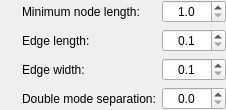
        <widget class="QWidget" name="widget_25" native="true">
         <layout class="QGridLayout" name="gridLayout_18">
          <property name="leftMargin">
           <number>0</number>
          </property>
          <property name="topMargin">
           <number>0</number>
          </property>
          <property name="rightMargin">
           <number>0</number>
          </property>
          <property name="bottomMargin">
           <number>0</number>
          </property>
          <item row="3" column="6">
           <widget class="QDoubleSpinBox" name="doubleModeNodeSeparationSpinBox">
            <property name="sizePolicy">
             <sizepolicy hsizetype="Minimum" vsizetype="Fixed">
              <horstretch>0</horstretch>
              <verstretch>0</verstretch>
             </sizepolicy>
            </property>
            <property name="alignment">
             <set>Qt::AlignCenter</set>
            </property>
            <property name="decimals">
             <number>1</number>
            </property>
            <property name="maximum">
             <double>100.000000000000000</double>
            </property>
            <property name="singleStep">
             <double>0.500000000000000</double>
            </property>
           </widget>
          </item>
          <item row="0" column="4">
           <widget class="InfoTextWidget" name="minimumNodeLengthInfoText" native="true">
            <property name="sizePolicy">
             <sizepolicy hsizetype="Fixed" vsizetype="Fixed">
              <horstretch>0</horstretch>
              <verstretch>0</verstretch>
             </sizepolicy>
            </property>
            <property name="minimumSize">
             <size>
              <width>16</width>
              <height>16</height>
             </size>
            </property>
           </widget>
          </item>
          <item row="0" column="5">
           <widget class="QLabel" name="label_25">
            <property name="sizePolicy">
             <sizepolicy hsizetype="Minimum" vsizetype="Preferred">
              <horstretch>0</horstretch>
              <verstretch>0</verstretch>
             </sizepolicy>
            </property>
            <property name="text">
             <string>Minimum node length:</string>
            </property>
           </widget>
          </item>
          <item row="0" column="6">
           <widget class="QDoubleSpinBox" name="minimumNodeLengthSpinBox">
            <property name="sizePolicy">
             <sizepolicy hsizetype="Minimum" vsizetype="Fixed">
              <horstretch>0</horstretch>
              <verstretch>0</verstretch>
             </sizepolicy>
            </property>
            <property name="alignment">
             <set>Qt::AlignCenter</set>
            </property>
            <property name="decimals">
             <number>1</number>
            </property>
            <property name="minimum">
             <double>1.000000000000000</double>
            </property>
            <property name="maximum">
             <double>1000.000000000000000</double>
            </property>
            <property name="singleStep">
             <double>1.000000000000000</double>
            </property>
           </widget>
          </item>
          <item row="1" column="6">
           <widget class="QDoubleSpinBox" name="edgeLengthSpinBox">
            <property name="sizePolicy">
             <sizepolicy hsizetype="Minimum" vsizetype="Fixed">
              <horstretch>0</horstretch>
              <verstretch>0</verstretch>
             </sizepolicy>
            </property>
            <property name="alignment">
             <set>Qt::AlignCenter</set>
            </property>
            <property name="decimals">
             <number>1</number>
            </property>
            <property name="minimum">
             <double>0.100000000000000</double>
            </property>
            <property name="maximum">
             <double>100.000000000000000</double>
            </property>
            <property name="singleStep">
             <double>1.000000000000000</double>
            </property>
           </widget>
          </item>
          <item row="3" column="5">
           <widget class="QLabel" name="label_33">
            <property name="sizePolicy">
             <sizepolicy hsizetype="Minimum" vsizetype="Preferred">
              <horstretch>0</horstretch>
              <verstretch>0</verstretch>
             </sizepolicy>
            </property>
            <property name="text">
             <string>Double mode separation:</string>
            </property>
           </widget>
          </item>
          <item row="0" column="7">
           <spacer name="horizontalSpacer_29">
            <property name="orientation">
             <enum>Qt::Horizontal</enum>
            </property>
            <property name="sizeType">
             <enum>QSizePolicy::Expanding</enum>
            </property>
            <property name="sizeHint" stdset="0">
             <size>
              <width>0</width>
              <height>20</height>
             </size>
            </property>
           </spacer>
          </item>
          <item row="0" column="3">
           <spacer name="horizontalSpacer_30">
            <property name="orientation">
             <enum>Qt::Horizontal</enum>
            </property>
            <property name="sizeType">
             <enum>QSizePolicy::Expanding</enum>
            </property>
            <property name="sizeHint" stdset="0">
             <size>
              <width>0</width>
              <height>20</height>
             </size>
            </property>
           </spacer>
          </item>
          <item row="1" column="5">
           <widget class="QLabel" name="label_31">
            <property name="sizePolicy">
             <sizepolicy hsizetype="Minimum" vsizetype="Preferred">
              <horstretch>0</horstretch>
              <verstretch>0</verstretch>
             </sizepolicy>
            </property>
            <property name="text">
             <string>Edge length:</string>
            </property>
           </widget>
          </item>
          <item row="3" column="4">
           <widget class="InfoTextWidget" name="doubleModeNodeSeparationInfoText" native="true">
            <property name="sizePolicy">
             <sizepolicy hsizetype="Fixed" vsizetype="Fixed">
              <horstretch>0</horstretch>
              <verstretch>0</verstretch>
             </sizepolicy>
            </property>
            <property name="minimumSize">
             <size>
              <width>16</width>
              <height>16</height>
             </size>
            </property>
           </widget>
          </item>
          <item row="1" column="4">
           <widget class="InfoTextWidget" name="edgeLengthInfoText" native="true">
            <property name="sizePolicy">
             <sizepolicy hsizetype="Fixed" vsizetype="Fixed">
              <horstretch>0</horstretch>
              <verstretch>0</verstretch>
             </sizepolicy>
            </property>
            <property name="minimumSize">
             <size>
              <width>16</width>
              <height>16</height>
             </size>
            </property>
           </widget>
          </item>
          <item row="2" column="4">
           <widget class="InfoTextWidget" name="edgeWidthInfoText" native="true">
            <property name="sizePolicy">
             <sizepolicy hsizetype="Fixed" vsizetype="Fixed">
              <horstretch>0</horstretch>
              <verstretch>0</verstretch>
             </sizepolicy>
            </property>
            <property name="minimumSize">
             <size>
              <width>16</width>
              <height>16</height>
             </size>
            </property>
           </widget>
          </item>
          <item row="2" column="5">
           <widget class="QLabel" name="label_5">
            <property name="sizePolicy">
             <sizepolicy hsizetype="Minimum" vsizetype="Preferred">
              <horstretch>0</horstretch>
              <verstretch>0</verstretch>
             </sizepolicy>
            </property>
            <property name="text">
             <string>Edge width:</string>
            </property>
           </widget>
          </item>
          <item row="2" column="6">
           <widget class="QDoubleSpinBox" name="edgeWidthSpinBox">
            <property name="sizePolicy">
             <sizepolicy hsizetype="Minimum" vsizetype="Fixed">
              <horstretch>0</horstretch>
              <verstretch>0</verstretch>
             </sizepolicy>
            </property>
            <property name="alignment">
             <set>Qt::AlignCenter</set>
            </property>
            <property name="decimals">
             <number>1</number>
            </property>
            <property name="minimum">
             <double>0.100000000000000</double>
            </property>
            <property name="maximum">
             <double>100.000000000000000</double>
            </property>
            <property name="singleStep">
             <double>0.500000000000000</double>
            </property>
           </widget>
          </item>
         </layout>
        </widget>
